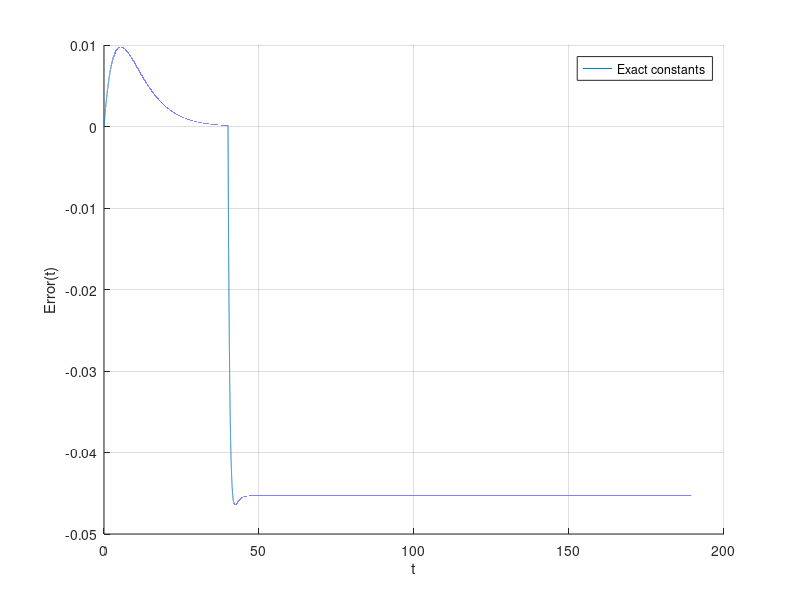
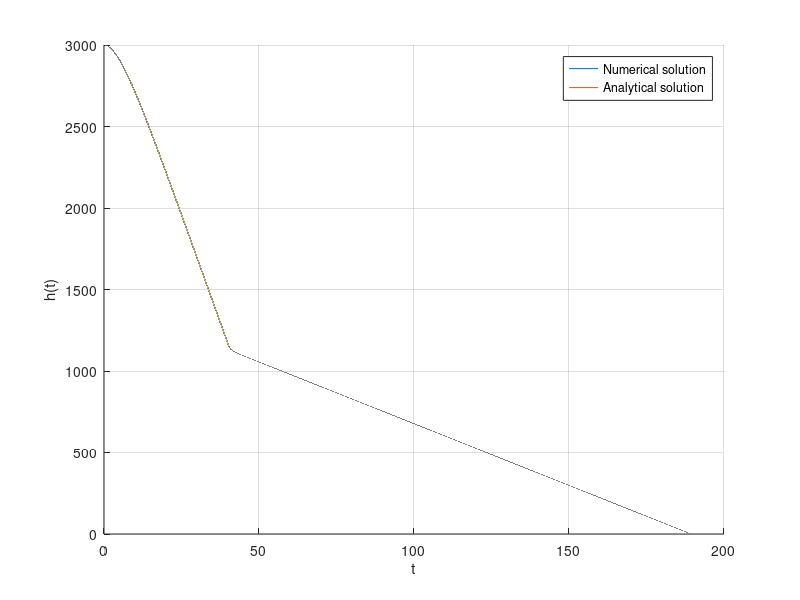

These charts were generated, in order, by the following MATLAB code:
clc; clear all; close all;

%Constants
m = 70;
g = 9.81;
b1 = 12.9566;
b2 = 7*b1;
b = b1;         %Initialize b

%Initial data
h0 = 3000;      %Initial height
h = h0;         %Initialize h
hDot0 = 0;      %Initial velocity
hDot = hDot0;   %Initializes hDot
T = 40;         %Parachute opening time
cond = 0;       %Condition flag for setting new initial conditions at t = T

%Time data
t = 0;          %Initial t = 0
idx = 1;        %Index for storing plot
dt = 0.001;       %Time step

%Time loop
while h > 0
  %Switch constants at t = T
  if t < T
    %This equation is the analytical symbolic solution to the IVP
    ha(idx) = h0 + (m^2*g)/b^2 + m/b*hDot0 - (m^2*g/b^2 + m/b*hDot0)*e^(-b/m*t) - (m*g)/b*t;
  else
    if cond <= 0;     %This condition changes constants at t = T
      cond = 1;
      %Calculate h at t = T
      h0 = h0 + (m^2*g)/b^2 + m/b*hDot0 - (m^2*g/b^2 + m/b*hDot0)*e^(-b/m*(T)) - (m*g)/b*(T);
      %Calculate hDot at t = T
      hDot0 = (m*g/b+hDot0)*exp(-b/m*T)-m*g/b;
      %Set b = b2
      b = b2;
    end
    %Analytical solution with t substituted for t-T
    ha(idx) = h0 + (m^2*g)/b^2 + m/b*hDot0 - (m^2*g/b^2 + m/b*hDot0)*e^(-b/m*(t-T)) - (m*g)/b*(t-T);
  end
  
  %Acceleration of man
  hDotDot = (-m*g - b*hDot)/m;
  
  %Save plot data
  tPlot(idx) = t;
  hPlot(idx) = h;
  hDotPlot(idx) = hDot;
  
  %Update state variables
  h = h + hDot*dt;
  hDot = hDot + hDotDot*dt;
  
  %Analytical with the rounded constants from the project
    if t < 40
    har(idx) = 3286.19-286.19*exp(-0.185*t)-52.99*t;
  else
    har(idx) = 1131.37+35.02*exp(-1.296*(t-40))-7.57*(t-40);
  end
  
  %Update time data
  t = t + dt;
  idx = idx + 1;  
end

%Plot error between numerical and analytical solution
hold on;
grid on;

%Exact constants
plot(tPlot,hPlot-ha);
%Rounded constants
%plot(tPlot,hPlot-har);

legend('Exact constants','Rounded constants')

xlabel('t');
ylabel('Error(t)');

%Limit axes
%xlim([0 200]);

%Save plot
saveas(gcf,'Error.png')

%Plot h(t)
figure;
grid on;
hold on;
plot(tPlot,hPlot);
plot(tPlot,ha);

legend('Numerical solution','Analytical solution')

xlabel('t');
ylabel('h(t)');

%Limit axes
%xlim([0 200]);
%ylim([0 3000]);

%Save plot
saveas(gcf,'Analytical_numerical.png')